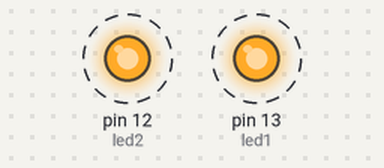
Simulated run of this sketch. Board: Arduino Uno, built with avr-gcc and run on an emulated ATmega328P. Shown: output pins drawn as LEDs (lit = HIGH). Dashed ring = blinking.

Above: at 0.5 s.
Timing chart, 0 to 4.6 s (numbered marks = the images above):
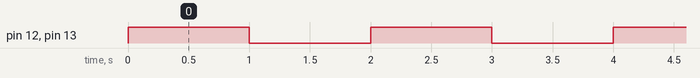

Measured:
- by itself, pin 12 (led2), pin 13 (led1): alternates HIGH for 1.0 s and LOW for 1.0 s

The sketch:

Intermitente_arduino.ino
```cpp
byte led1 = 13;
byte led2 = 12;


void setup()
{
  pinMode(led1, OUTPUT);
  pinMode(led2, OUTPUT);
}

void loop()
{
  digitalWrite(led1,HIGH);
  digitalWrite(led2,HIGH);
  delay(1000);
  digitalWrite(led1,LOW);
  digitalWrite(led2,LOW);
  delay(1000);
  }
 
```
